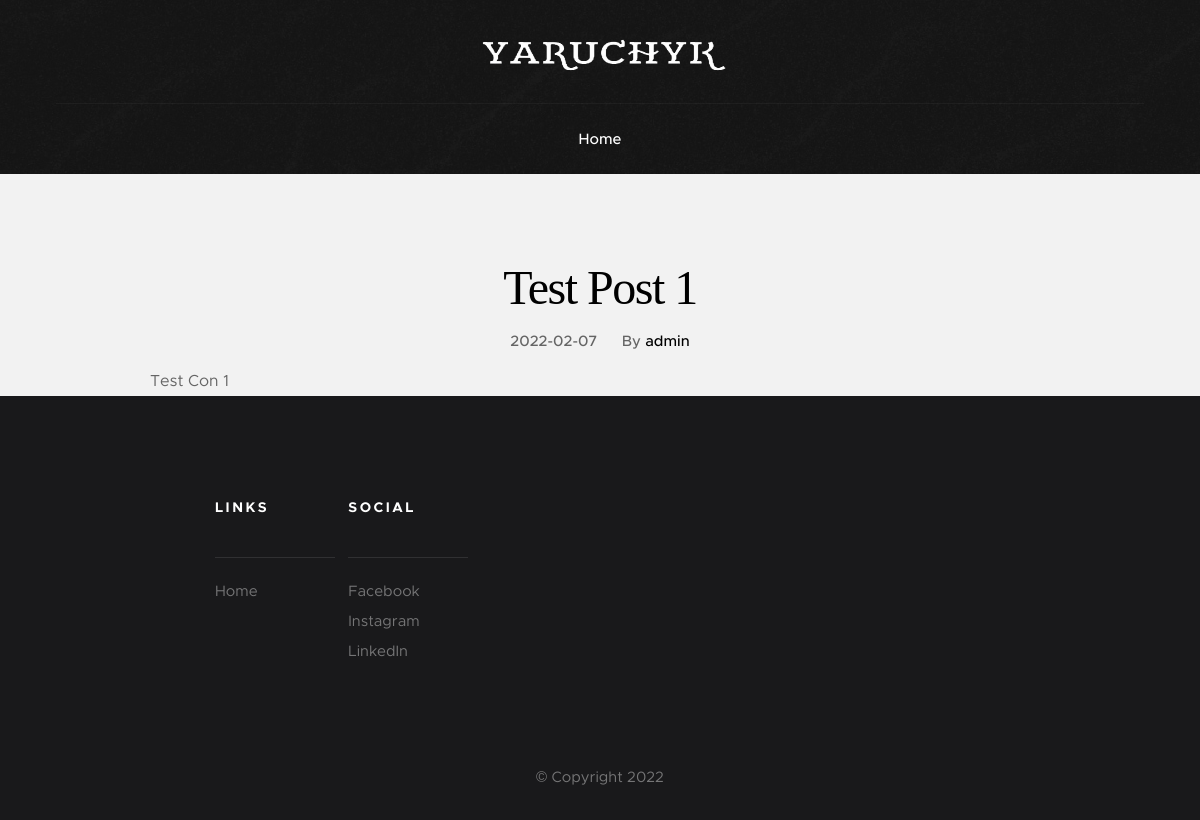
/post/1, run on the app's committed database.
### flaskblog/models.py (models this page shows, shortened)
class Post(db.Model):
    id = db.Column(db.Integer, primary_key=True)
    title = db.Column(db.String(100), nullable=False)
    date_posted = db.Column(db.DateTime, nullable=False, default=datetime.utcnow)
    description = db.Column(db.Text, nullable=False)
    content = db.Column(db.Text, nullable=False)
    image_file = db.Column(db.String(20), nullable=False, default='default.jpg')
    user_id = db.Column(db.Integer, db.ForeignKey('user.id'), nullable=False)

class User(db.Model, UserMixin):
    id = db.Column(db.Integer, primary_key=True)
    username = db.Column(db.String(20), unique=True, nullable=False)
    email = db.Column(db.String(120), unique=True, nullable=False)
    image_file = db.Column(db.String(20), nullable=False, default='default.jpg')
    password = db.Column(db.String(60), nullable=False)
    posts = db.relationship('Post', backref='author', lazy=True)

### flaskblog/posts/routes.py (the view)
@posts.route("/post/<int:post_id>")
def post(post_id):
    post = Post.query.get_or_404(post_id)
    return render_template('post.html', title=post.title, post=post)

### flaskblog/templates/post.html (shortened to what this page needs)
{% extends "layout.html" %}
{% block content %}
    <section class="s-content s-content--narrow s-content--no-padding-bottom">
      <article class="row format-standard">
        <div class="s-content__header col-full">
            <h1 class="s-content__header-title">
                {{ post.title }}
            </h1>
            <ul class="s-content__header-meta">
                <li class="date">{{ post.date_posted.strftime('%Y-%m-%d') }}</li>
                <li class="cat">
                    By
                    <a href="#0">{{post.author.username}}</a>
                </li>
            </ul>
        </div>
          {{ post.content | safe  }}
      </article>
    </section>
{% endblock content %}

### flaskblog/static/css/base.css (style rules this page uses)
html { font-family: sans-serif; line-height: 1.15; -ms-text-size-adjust: 100%; -webkit-text-size-adjust: 100%; }
body { margin: 0; }
article, aside, footer, header, nav, section { display: block; }
h1 { font-size: 2em; margin: 0.67em 0; }
a { background-color: transparent; -webkit-text-decoration-skip: objects; }
html { font-size: 62.5%; box-sizing: border-box; }
*, *::before, *::after { box-sizing: inherit; }
body { font-weight: normal; line-height: 1; word-wrap: break-word; text-rendering: optimizeLegibility; -webkit-overflow-scrolling: touch; -webkit-text-size-adjust: none; }
body, input, button { -moz-osx-font-smoothing: grayscale; -webkit-font-smoothing: antialiased; }
div, dl, dt, dd, ul, ol, li, h1, h2, h3, h4, h5, h6, pre, form, p, blockquote, th, td { margin: 0; padding: 0; }
h1, h2, h3, h4, h5, h6 { -webkit-font-smoothing: auto; -webkit-font-smoothing: antialiased; -webkit-font-variant-ligatures: common-ligatures; -moz-font-variant-ligatures: common-ligatures; font-variant-ligatures: common-ligatures; text-rendering: optimizeLegibility; }
ol, ul { list-style: none; }
li { display: block; }
a { text-decoration: none; line-height: inherit; }
.row { width: 94%; max-width: 1200px; margin: 0 auto; }
.row:after { content: ""; display: table; clear: both; }
[class*="col-"] { float: left; padding: 0 20px; }
.col-twelve, .col-full { width: 100%; }
@media only screen and (max-width: 1200px) { [class*="col-"] { padding: 0 15px; } }

### data on the page
Post: title "Test Post 1", date_posted "2022-02-07", content "Test Con 1"
User: author.username "admin"
